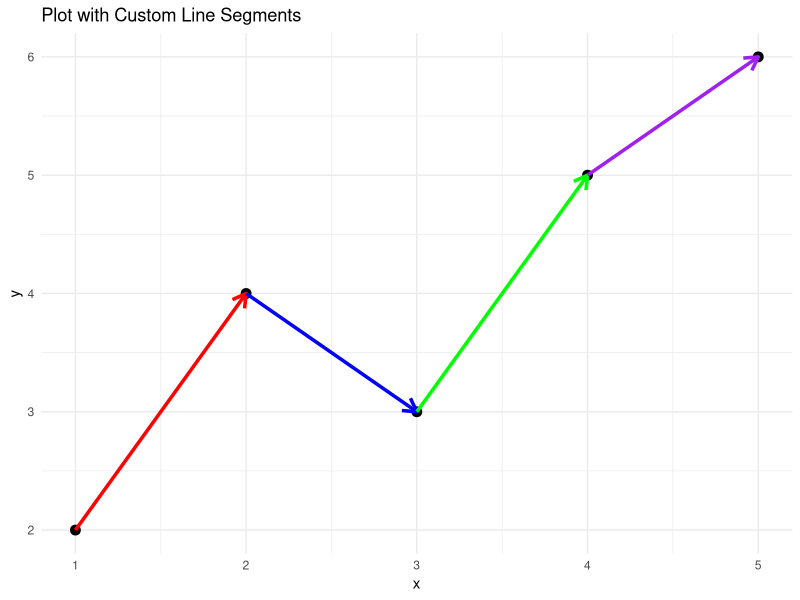

Here is the R script that generated this plot:
library(ggplot2)

data <- data.frame(x = 1:5, y = c(2, 4, 3, 5, 6))

segments <- data.frame(
  x = c(1, 2, 3, 4),
  y = c(2, 4, 3, 5),
  xend = c(2, 3, 4, 5),
  yend = c(4, 3, 5, 6),
  color = c("red", "blue", "green", "purple") )

p <- ggplot(data, aes(x = x, y = y)) +
  
  geom_point(size = 3) +   
  geom_segment(data = segments, 
               aes(x = x, y = y, xend = xend, yend = yend, color = color),
               size = 1.2,
               arrow = arrow(length = unit(0.15, "inches"))) + 
  
  scale_color_identity() +  
  ggtitle("Plot with Custom Line Segments") +
  theme_minimal()

print(p)
